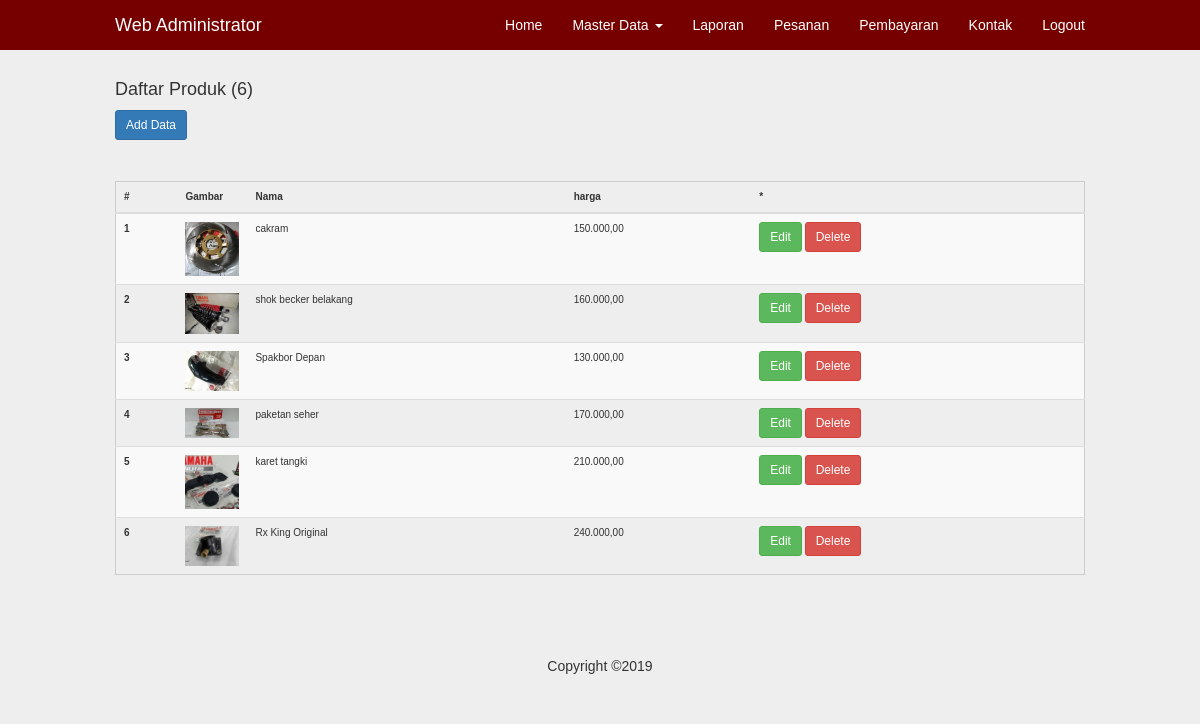
The app's page /admin/produk.php (signed in) with its own data.
### tables this page shows
CREATE TABLE IF NOT EXISTS `produk` (
`id` int(4) NOT NULL,
  `nama` varchar(100) NOT NULL,
  `deskripsi` text NOT NULL,
  `gambar` varchar(200) NOT NULL,
  `harga` decimal(10,0) NOT NULL,
  `kategori_produk_id` int(11) NOT NULL
);

### inc/config.php (called while the page is built, shortened)
<?php
$url = "http://localhost/clothing/";
$no = 1;

### admin/produk.php (the view, shortened to what this page needs)
<?php
	include"../inc/config.php";
	include"inc/header.php";
?>
<div class="container">
	<?php
			$q = mysqli_query($db, "select*from produk");
			$j = mysqli_num_rows($q);
		?>
	<h4>Daftar Produk (<?php echo ($j>0)?$j:0; ?>)</h4>
	<a class="btn btn-sm btn-primary" href="produk.php?act=create">Add Data</a>
	<hr>
	<table class="table table-striped table-hove">
		<thead>
			<tr>
				<th>#</th>
				<th width="70px">Gambar</th>
				<th>Nama</th>
				<th>harga</th>
				<th>*</th>
			</tr>
		</thead>
		<tbody>
			<?php while($data=mysqli_fetch_object($q)){ ?>
			<tr>
				<th scope="row"><?php echo $no++; ?></th>
				<td><img src="<?php echo $url.'uploads/'.$data->gambar ?>" width="100%"></td>
				<td><?php echo $data->nama ?></td>
				<td><?php echo number_format($data->harga, 2, ',', '.') ?></td>
				<td>
					<a class="btn btn-sm btn-success" href="produk.php?act=edit&&id=<?php echo $data->id ?>">Edit</a>
					<a class="btn btn-sm btn-danger" href="produk.php?act=delete&&id=<?php echo $data->id ?>">Delete</a>
				</td>
			</tr>
			<?php } ?>
		</tbody>
	</table>
</div>
<?php include"inc/footer.php"; ?>

### assets/css/navbar-fixed-top.css (style rules this page uses)
body { padding-top: 70px; }

### assets/css/style.css (style rules this page uses)
@media (min-width: 768px) { .container { width: 750px; } }
@media (min-width: 992px) { .container { width: 970px; } }
@media (min-width: 1200px) { .container { width: 1000px; } }
.table { border: 1px solid#CCC; }
table td, table th { padding: 10px; font-size: 10px; }
* { transition: all 200ms ease-in-out; }
body { background-color: #EEE; font-family: 'Fjalla One', sans-serif; }

### records on screen
produk: gambar (picture), nama "cakram", harga "150.000,00"
produk: gambar (picture), nama "shok becker belakang", harga "160.000,00"
produk: gambar (picture), nama "Spakbor Depan", harga "130.000,00"
produk: gambar (picture), nama "paketan seher", harga "170.000,00"
produk: gambar (picture), nama "karet tangki", harga "210.000,00"
produk: gambar (picture), nama "Rx King Original", harga "240.000,00"

### other values on screen
$j "6"
